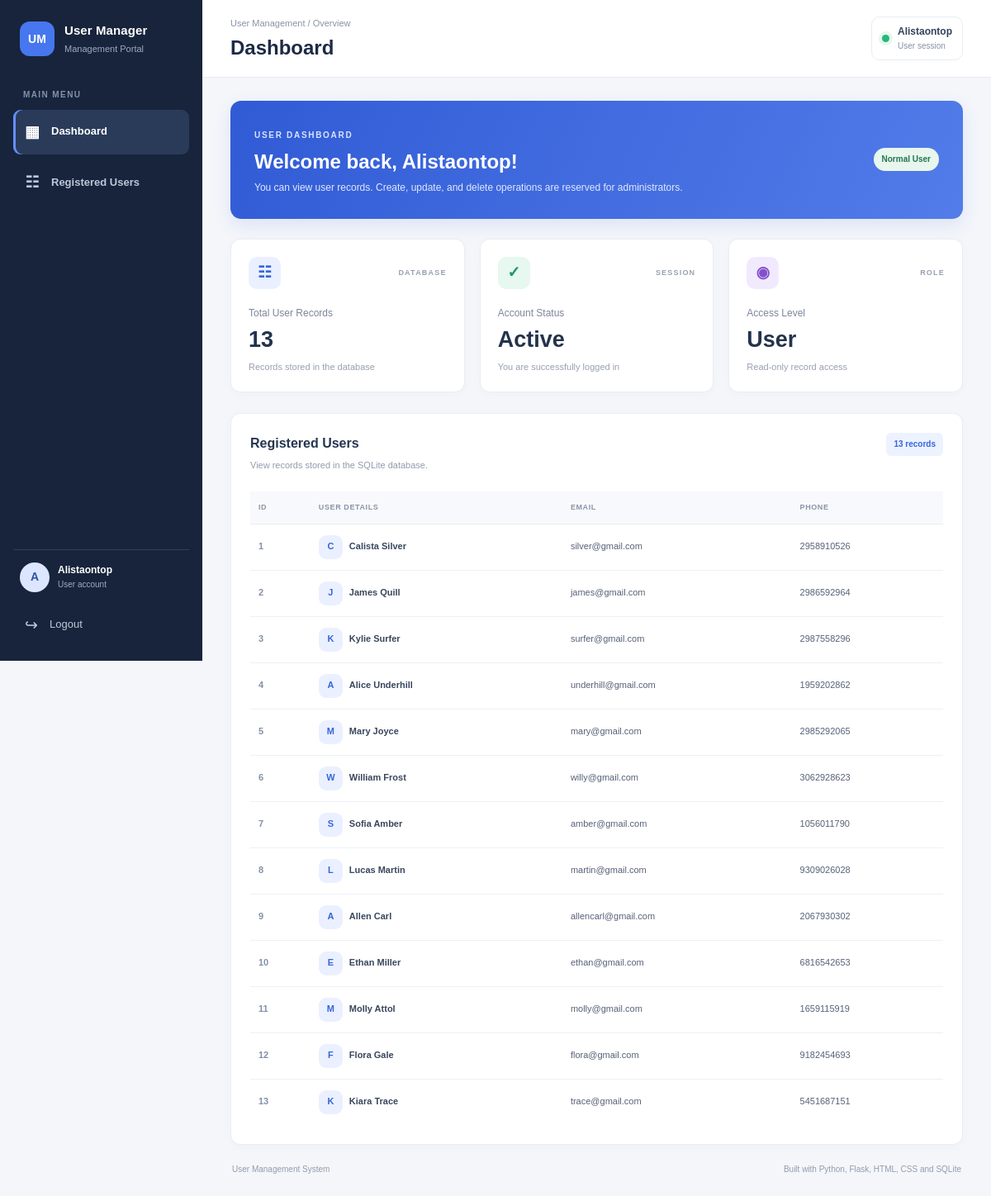
The app's page /dashboard (signed in), older data.
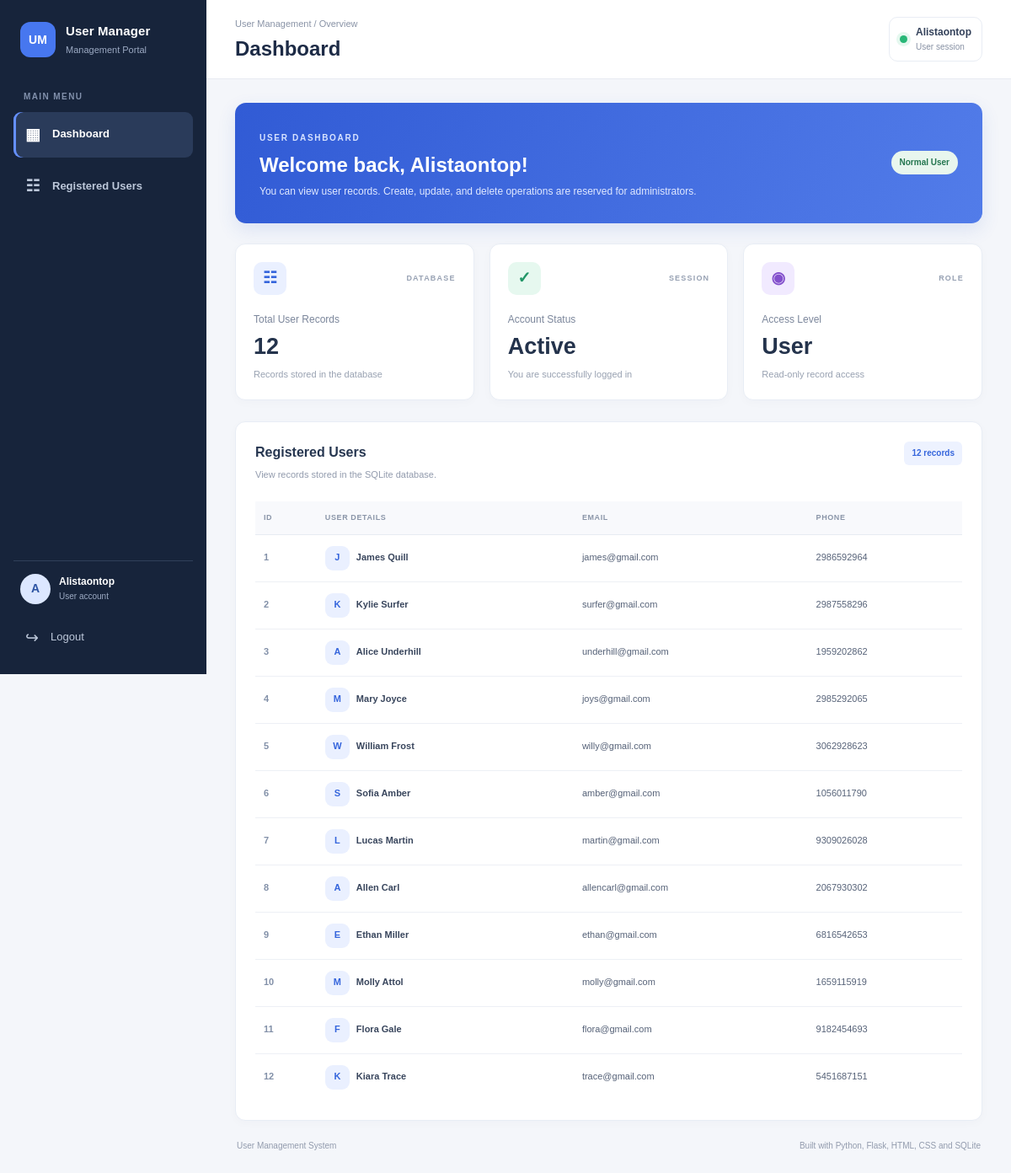
The same page, newer data.
### tables this page shows
CREATE TABLE accounts (
            id INTEGER PRIMARY KEY AUTOINCREMENT,
            username TEXT NOT NULL UNIQUE,
            password_hash TEXT NOT NULL
        , role TEXT NOT NULL DEFAULT 'user'
                CHECK (role IN ('admin', 'user')));

CREATE TABLE users (
            id INTEGER PRIMARY KEY AUTOINCREMENT,
            name TEXT NOT NULL,
            email TEXT NOT NULL,
            phone TEXT NOT NULL
        );

### app.py (the view, shortened to what this page needs)
@app.route("/dashboard", methods=["GET", "POST"])
@login_required
def dashboard():
    account = get_current_account()
    is_admin = account["role"] == "admin"
    return render_template(
        "dashboard.html",
        username=account["username"],
        role=account["role"],
        is_admin=is_admin,
        users=get_all_users(),
    )

### app.py (called while the page is built)
def get_db_connection():
    connection = sqlite3.connect(DATABASE)
    connection.row_factory = sqlite3.Row
    return connection

def get_current_account():
    account_id = session.get("account_id")
    if not account_id:
        return None
    connection = get_db_connection()
    try:
        account = connection.execute(
            """
            SELECT id, username, role
            FROM accounts
            WHERE id = ?
            """,
            (account_id,),
        ).fetchone()
    finally:
        connection.close()
    if account is None:
        session.clear()
        return None
    session["user"] = account["username"]
    session["role"] = account["role"]
    return account

def login_required(view_function):
    @wraps(view_function)
    def wrapped_view(*args, **kwargs):
        account = get_current_account()
        if account is None:
            flash(
                "Please log in to access this page.",
                "error",
            )
            return redirect(url_for("login"))
        return view_function(*args, **kwargs)
    return wrapped_view

def get_all_users():
    connection = get_db_connection()
    try:
        return connection.execute("""
            SELECT id, name, email, phone
            FROM users
            ORDER BY id DESC
        """).fetchall()
    finally:
        connection.close()

### templates/dashboard.html (shortened to what this page needs)
<!DOCTYPE html>
<html lang="en">
<head>
    <link rel="stylesheet"
          href="{{ url_for('static', filename='style.css') }}">
</head>
<body class="dashboard-page">
<div class="dashboard-layout">
    <aside class="sidebar">
        <a href="{{ url_for('dashboard') }}" class="brand">
            <span class="brand-icon">UM</span>
            <span class="brand-text">
                <strong>User Manager</strong>
                <small>Management Portal</small>
            </span>
        </a>
        <div class="sidebar-label">MAIN MENU</div>
        <nav class="sidebar-nav">
            <a href="#overview" class="nav-link active">
                <span class="nav-icon">▦</span>
                <span>Dashboard</span>
            </a>
            <a href="#registered-users" class="nav-link">
                <span class="nav-icon">☷</span>
                <span>Registered Users</span>
            </a>
        </nav>
        <div class="sidebar-bottom">
            <div class="sidebar-user">
                <div class="avatar">
                    {{ username[0]|upper }}
                </div>
                <div class="sidebar-user-info">
                    <strong>{{ username }}</strong>
                    <small>{{ role|title }} account</small>
                </div>
            </div>
            <a href="{{ url_for('logout') }}" class="sidebar-logout">
                <span class="nav-icon">↪</span>
                Logout
            </a>
        </div>
    </aside>
    <main class="main-content">
        <header class="topbar">
            <div>
                <p class="breadcrumb">
                    User Management / Overview
                </p>
                <h1>Dashboard</h1>
            </div>
            <div class="topbar-profile">
                <div class="status-dot"></div>
                <div>
                    <strong>{{ username }}</strong>
                    <small>{{ role|title }} session</small>
                </div>
            </div>
        </header>
        <div class="dashboard-content" id="overview">
            <section class="welcome-banner">
                <div>
                    <span class="welcome-label">
                        {{ role|upper }} DASHBOARD
                    </span>
                    <h2>Welcome back, {{ username }}!</h2>
                    {% if is_admin %}
                        <p>
                            Manage all user records, create new entries,
                            edit details, and delete records.
                        </p>
                    {% else %}
                        <p>
                            You can view user records. Create, update,
                            and delete operations are reserved
                            for administrators.
                        </p>
                    {% endif %}
                </div>
                {% if is_admin %}
                    <a href="#add-user" class="welcome-action">
                        + Add New User
                    </a>
                {% else %}
                    <span class="role-badge user-badge">
                        Normal User
                    </span>
                {% endif %}
            </section>
            <section class="stats-grid">
                <article class="stat-card">
                    <div class="stat-card-top">
                        <span class="stat-icon blue-icon">☷</span>
                        <span class="stat-caption">DATABASE</span>
                    </div>
                    <p class="stat-title">Total User Records</p>
                    <h3>{{ users|length }}</h3>
                    <p class="stat-description">
                        Records stored in the database
                    </p>
                </article>
                <article class="stat-card">
                    <div class="stat-card-top">
                        <span class="stat-icon green-icon">✓</span>
                        <span class="stat-caption">SESSION</span>
                    </div>
                    <p class="stat-title">Account Status</p>
                    <h3>Active</h3>
                    <p class="stat-description">
                        You are successfully logged in
                    </p>
                </article>
                <article class="stat-card">
                    <div class="stat-card-top">
                        <span class="stat-icon purple-icon">◉</span>
                        <span class="stat-caption">ROLE</span>
                    </div>
                    <p class="stat-title">Access Level</p>
                    <h3>{{ role|title }}</h3>
                    <p class="stat-description">
                        {% if is_admin %}
                            Full record management access
                        {% else %}
                            Read-only record access
                        {% endif %}
                    </p>
                </article>
            </section>
            <div class="dashboard-grid
                {% if not is_admin %}viewer-grid{% endif %}">
                <section class="content-card users-card"
                         id="registered-users">
                    <div class="card-heading">
                        <div>
                            <h2>Registered Users</h2>
                            <p>
                                {% if is_admin %}
                                    View and manage records stored in SQLite.
                                {% else %}
                                    View records stored in the SQLite database.
                                {% endif %}
                            </p>
                        </div>
                        <span class="record-count">
                            {{ users|length }} records
                        </span>
                    </div>
                    {% if users %}
                        <div class="table-wrapper">
                            <table class="dashboard-table">
                                <thead>
                                    <tr>
                                        <th>ID</th>
                                        <th>User Details</th>
                                        <th>Email</th>
                                        <th>Phone</th>
                                    </tr>
                                </thead>
                                <tbody>
                                    {% for user in users %}
                                        <tr>
                                            <td>
                                                <span class="user-id">
                                                    {{ loop.index }}
                                                </span>
                                            </td>
                                            <td>
                                                <div class="table-user">
                                                    <span class="table-avatar">
                                                        {{ user["name"][0]|upper }}
                                                    </span>
                                                    <strong>
                                                        {{ user["name"] }}
                                                    </strong>
                                                </div>
                                            </td>
                                            <td class="email-cell">
                                                {{ user["email"] }}
                                            </td>
                                            <td>
                                                {{ user["phone"] }}
                                            </td>
                                        </tr>
                                    {% endfor %}
                                </tbody>
                            </table>
                        </div>
                    {% endif %}
                </section>
            </div>
            <footer class="dashboard-footer">
                <p>User Management System</p>
                <p>
                    Built with Python, Flask, HTML, CSS and SQLite
                </p>
            </footer>
        </div>
    </main>
</div>
</body>
</html>

Row changes from the older to the newer data that the page shows:
removed users: name "C", name "Calista Silver", email "silver@gmail.com", phone "2958910526"
changed users "Mary Joyce": email "mary@gmail.com" → "joys@gmail.com"
Text that changed along with them:
{{ users|length }}: "13" → "12"
